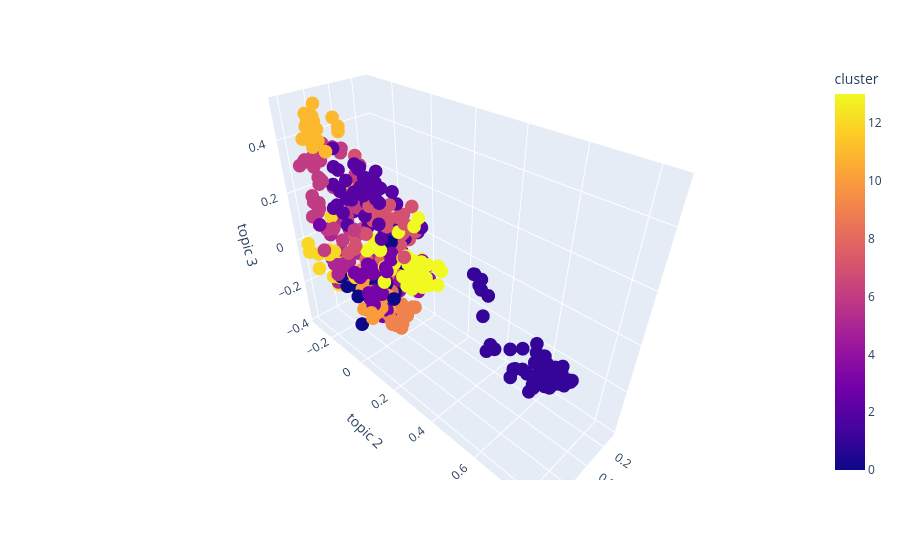

The notebook cell saved with this chart:
### Code cell
fig = px.scatter_3d(chart_df_3d, x='topic 1', y='topic 2', z='topic 3', color='cluster')
fig.show()

### Figure 1 — Plotly figure (JSON) as saved in the notebook; plotly's stock layout.template omitted (floating-point values rounded to 4 significant figures; data arrays with more than 128 entries replaced by an {"elided": "..."} marker saying what was removed)
{"data": [{"hovertemplate": "topic 1=%{x}<br>topic 2=%{y}<br>topic 3=%{z}<br>cluster=%{marker.color}<extra></extra>", "legendgroup": "", "marker": {"color": {"elided": "500 int values"}, "coloraxis": "coloraxis", "symbol": "circle"}, "mode": "markers", "name": "", "scene": "scene", "showlegend": false, "type": "scatter3d", "x": {"elided": "500 float values"}, "y": {"elided": "500 float values"}, "z": {"elided": "500 float values"}}], "layout": {"coloraxis": {"colorbar": {"title": {"text": "cluster"}}, "colorscale": [[0, "#0d0887"], [0.1111, "#46039f"], [0.2222, "#7201a8"], [0.3333, "#9c179e"], [0.4444, "#bd3786"], [0.5556, "#d8576b"], [0.6667, "#ed7953"], [0.7778, "#fb9f3a"], [0.8889, "#fdca26"], [1, "#f0f921"]]}, "legend": {"tracegroupgap": 0}, "margin": {"t": 60}, "scene": {"domain": {"x": [0, 1], "y": [0, 1]}, "xaxis": {"title": {"text": "topic 1"}}, "yaxis": {"title": {"text": "topic 2"}}, "zaxis": {"title": {"text": "topic 3"}}}}}
